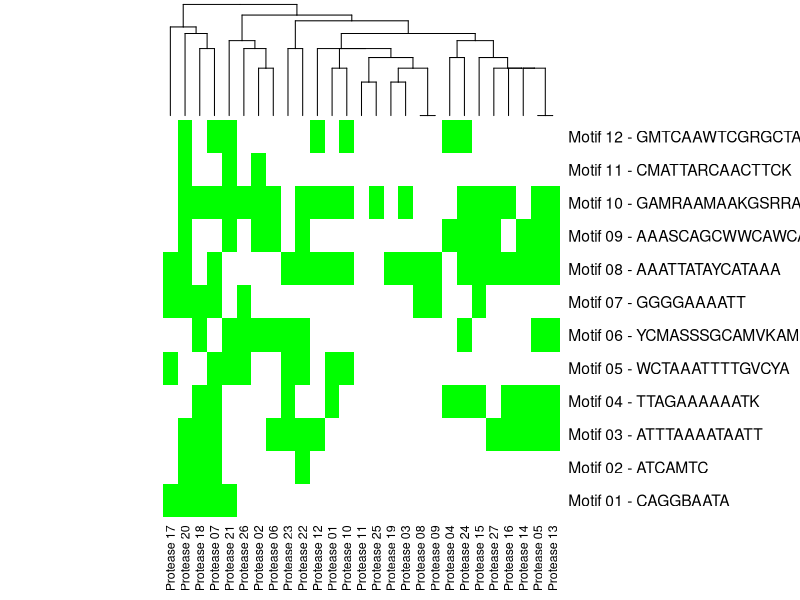

Reproduce this figure in R. (Note: this script raises an error after producing the figure.)
#### Aprendendo R ####

library(dplyr)

##### Example data
set.seed(123) # Set seed for reproducibility
data <- matrix(rnorm(100, 0, 10), nrow = 10, ncol = 10) # Create example data
colnames(data) <- paste0("Col", 1:10) # Column names
rownames(data) <- paste0("Row", 1:10) # Row names

# # # # # MyTry # # # # # HeatmapPlot

#link video: https://www.youtube.com/watch?v=xerW2TvZHbQ


test <- matrix(c(c(0,0,0,1,1,0,0,1,0,1,0,0),
                 c(0,0,0,0,0,1,0,0,1,1,1,0),
                 c(0,0,0,0,0,0,0,1,0,1,0,0),
                 c(0,0,0,1,0,0,0,0,1,0,0,1),
                 c(0,0,1,1,0,1,0,1,1,1,0,0),
                 c(0,0,1,0,0,1,0,0,1,1,0,0),
                 c(1,1,1,1,1,0,1,1,0,1,0,1),
                 c(0,0,0,0,0,0,1,1,0,0,0,0),
                 c(0,0,0,0,0,0,1,1,0,0,0,0),
                 c(0,0,0,0,1,0,0,1,0,1,0,1),
                 c(0,0,0,0,0,0,0,0,0,0,0,0),
                 c(0,0,1,0,0,0,0,1,0,1,0,1),
                 c(0,0,1,1,0,1,0,1,1,1,0,0),
                 c(0,0,1,1,0,0,0,1,1,0,0,0),
                 c(0,0,0,1,0,0,1,1,1,1,0,0),
                 c(0,0,1,1,0,0,0,1,0,1,0,0),
                 c(1,0,0,0,1,0,1,1,0,0,0,0),
                 c(1,1,1,1,0,1,1,0,0,1,0,0),
                 c(0,0,0,0,0,0,0,1,0,0,0,0),
                 c(1,1,1,0,0,0,1,1,1,1,1,1),
                 c(1,0,0,0,1,1,0,0,1,1,1,1),
                 c(0,1,1,0,1,1,0,1,1,1,0,0),
                 c(0,0,1,1,1,1,0,1,0,0,0,0),
                 c(0,0,0,1,0,1,0,1,1,1,0,1),
                 c(0,0,0,0,0,0,0,0,0,1,0,0),
                 c(0,0,0,0,1,1,1,0,0,1,0,0),
                 c(0,0,1,0,0,0,0,1,1,1,0,0)),
               nrow = 12, ncol = 27)

#colnames(test) <- c("MHP7448_RS00135 to MFC_RS03415", "MHP7448_RS00160 to MFC_RS02380", "MHP7448_RS00735 to MFC_RS01840", "MHP7448_RS00780 to MFC_RS01885", "MHP7448_RS00895 to MFC_RS02000", "MHP7448_RS00965 to MFC_RS02075", "MHP7448_RS01125 to MFC_RS02215", "MHP7448_RS01645 to MFC_RS00940",	"MHP7448_RS01695 to MFC_RS03005", "MHP7448_RS01760 to MFC_RS02360", "MHP7448_RS01830 to MFC_RS02980", "MHP7448_RS01965 to MFC_RS01350", "MHP7448_RS02430 to MFC_RS03175", "MHP7448_RS02535 to MFC_RS02885", "MHP7448_RS02710 to Without ortholog", "MHP7448_RS02825 to MFC_RS01090", "MHP7448_RS02840 to MFC_RS01070", "MHP7448_RS02910 to MFC_RS01005",	"MHP7448_RS03080 to MFC_RS01430", "MHP7448_RS03310 to MFC_RS01635", "MHP7448_RS03360 to MFC_RS01680", "MHP7448_RS03395 to MFC_RS02845", "MHP7448_RS03465 to MFC_RS02780", "MHP7448_RS03555 to MFC_RS00335", "MHP7448_RS03865 to Without ortholog", "MHP7448_RS03870 to Without ortholog", "MHP7448_RS04050 to MFC_RS03340")
colnames(test) <- c("Protease 01", "Protease 02", "Protease 03", "Protease 04", "Protease 05", "Protease 06", "Protease 07", "Protease 08",	"Protease 09", "Protease 10", "Protease 11", "Protease 12", "Protease 13", "Protease 14", "Protease 15", "Protease 16", "Protease 17", "Protease 18","Protease 19",	"Protease 20", "Protease 21", "Protease 22", "Protease 23", "Protease 24", "Protease 25", "Protease 26", "Protease 27")

rownames(test) <- c(c("Motif 01 - CAGGBAATA"), c("Motif 02 - ATCAMTC"), c("Motif 03 - ATTTAAAATAATT"), c("Motif 04 - TTAGAAAAAATK"), c("Motif 05 - WCTAAATTTTGVCYA"), c("Motif 06 - YCMASSSGCAMVKAM"), c("Motif 07 - GGGGAAAATT"), c("Motif 08 - AAATTATAYCATAAA"), c("Motif 09 - AAASCAGCWWCAWCA"), c("Motif 10 - GAMRAAMAAKGSRRA"), c("Motif 11 - CMATTARCAACTTCK"), c("Motif 12 - GMTCAAWTCGRGCTA"))

mycolor <- colorRampPalette(c('white', 'green'))
heatmap(test, col = mycolor(2), Rowv = NA)
test

# # # # # OthersTry # # # # PresenceAbsencePlot

# Link: https://www.youtube.com/watch?v=zsY-dFuIWYs
# Link: https://stats.stackexchange.com/questions/489508/best-way-to-visualise-presence-absence-of-specific-events-in-multiple-case-contr
# Link: https://stackoverflow.com/questions/51641988/ggplot2-plotting-the-data-in-geom-tile-for-absence-or-presence
# Link: https://stackoverflow.com/questions/65558154/r-dplyr-add-increasing-number-to-columns
# Link: https://stackoverflow.com/question

# # # # # # # Curso R # # # # # # mtmorgan/XM2023

# Article: Using R to undestanding of bioinformatic results

#Tidyverse
# dplyr

#tibble
#glimpse
# \>


# Article: Seurat and Bioconductor single-cell sequence analysis workflow

package_version("Seurat")


